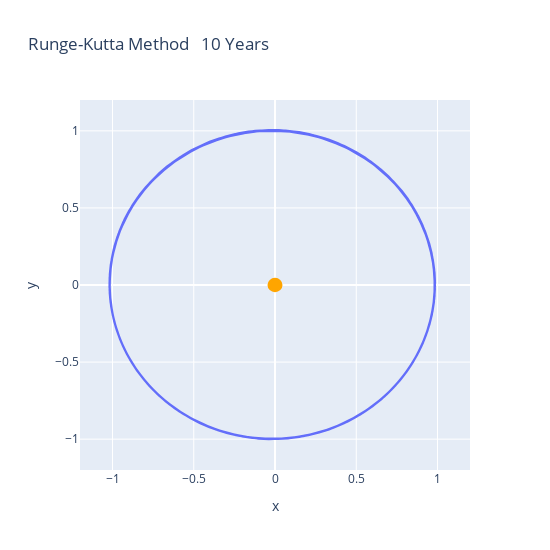

Notebook code cell kept with this figure:
### Code cell
fig = go.Figure(data=[go.Scatter(x=xpos, y=ypos)],layout=go.Layout(
                title=go.layout.Title(text="Runge-Kutta Method   10 Years"),
                width=550,height=550))
fig.update_xaxes(range=[-1.2, 1.2])
fig.update_yaxes(range=[-1.2, 1.2])
fig.update_layout(xaxis_title="x",yaxis_title="y",shapes=[dict(type="circle",xref="x",
                  yref="y",fillcolor="Orange",x0=-.04,y0=-.04,x1=.04,y1=.04,
                  line_color="Orange",),])
print('Zoom in on path to see consistency')
fig.show()

### Figure 1 — Plotly figure (JSON) as saved in the notebook; plotly's stock layout.template omitted (floating-point values rounded to 4 significant figures; data arrays with more than 128 entries replaced by an {"elided": "..."} marker saying what was removed)
{"data": [{"type": "scatter", "x": {"elided": "1002 float values"}, "y": {"elided": "1002 float values"}}], "layout": {"height": 550, "shapes": [{"fillcolor": "Orange", "line": {"color": "Orange"}, "type": "circle", "x0": -0.04, "x1": 0.04, "xref": "x", "y0": -0.04, "y1": 0.04, "yref": "y"}], "title": {"text": "Runge-Kutta Method   10 Years"}, "width": 550, "xaxis": {"range": [-1.2, 1.2], "title": {"text": "x"}}, "yaxis": {"range": [-1.2, 1.2], "title": {"text": "y"}}}}
